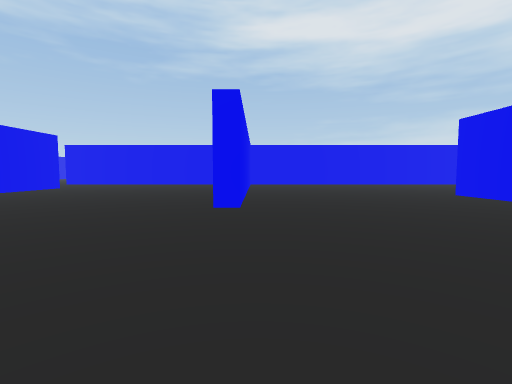
[1] (above)

24 first-person views from a walk through a Unity game level. The camera is 1.2 m above the floor, tilts 4° down and sees 85° across. The floor is counted in squares, 2 m on a side. Each view is taken from the middle of a square. On the plan, view 1 faces up. The plan holds only what a view shows up to about 9 squares ahead; the rest is blank. The place goes on beyond the plan.

[2]
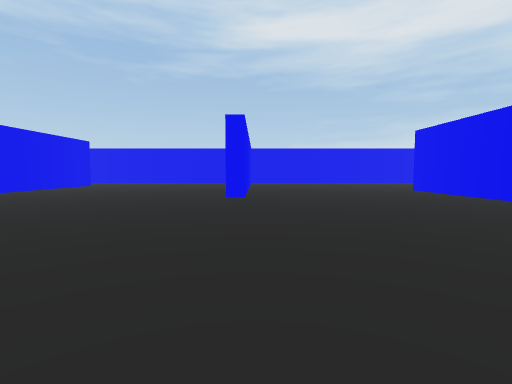

[3]
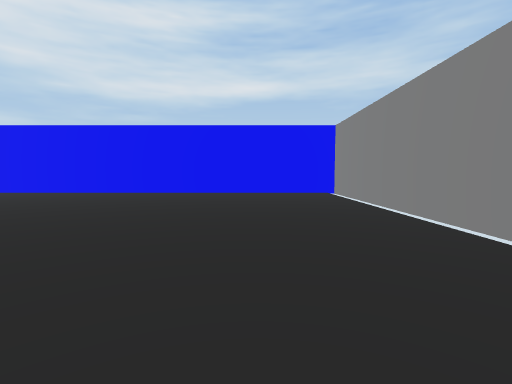

[4]
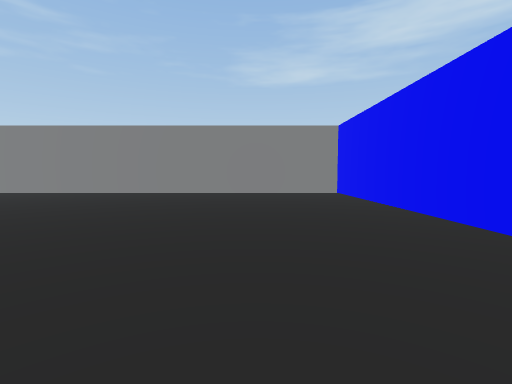

[5]
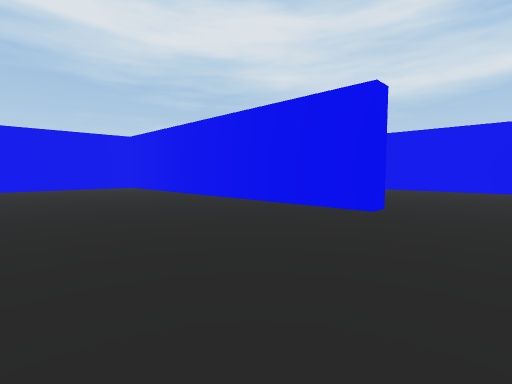

[6]
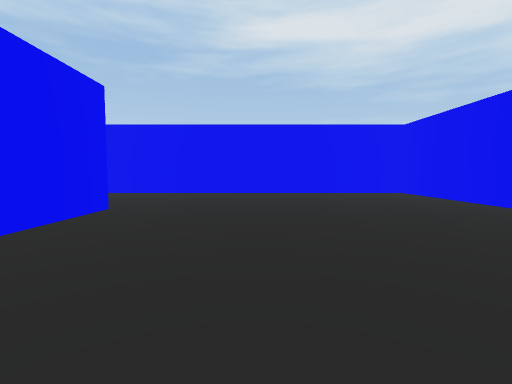

[7]
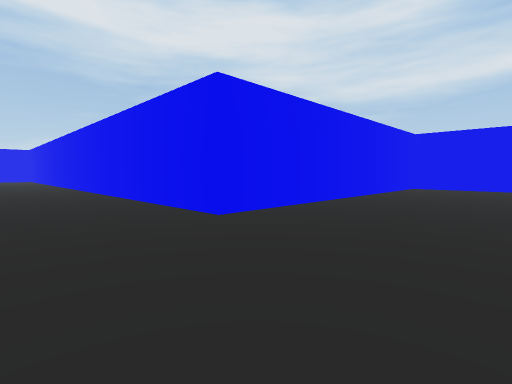

[8]
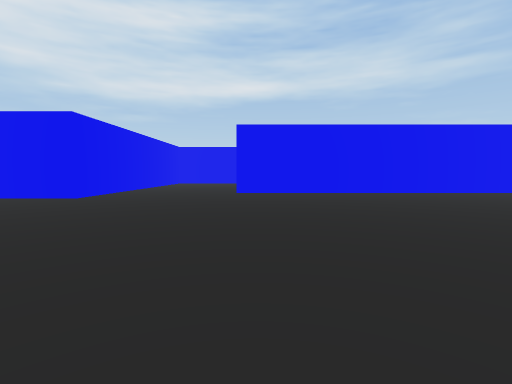

[9]
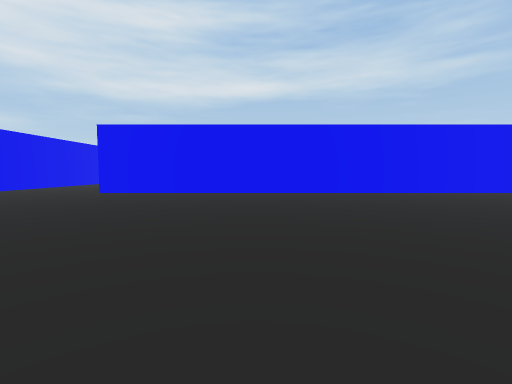

[10]
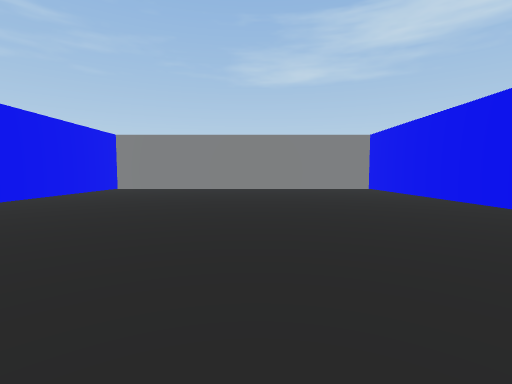

[11]
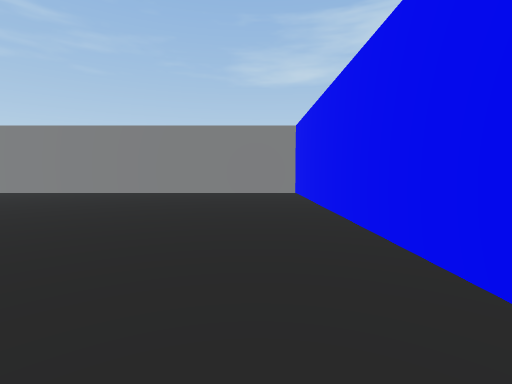

[12]
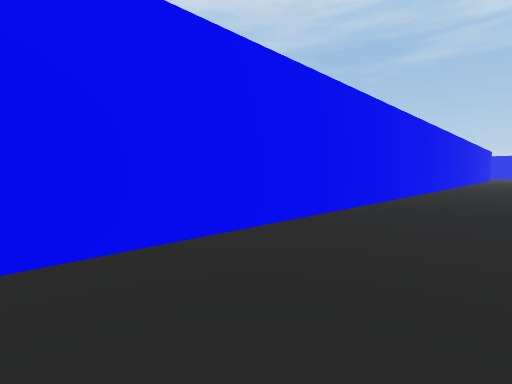

[13]
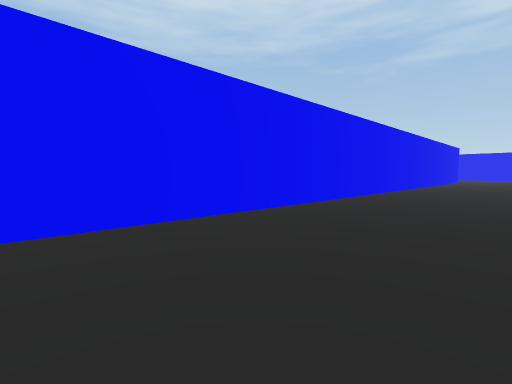

[14]
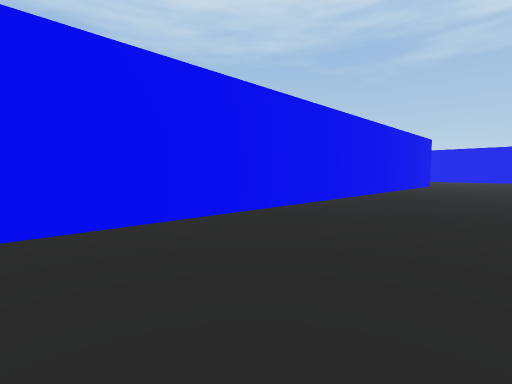

[15]
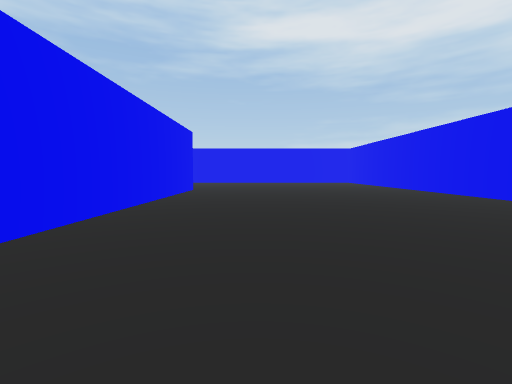

[16]
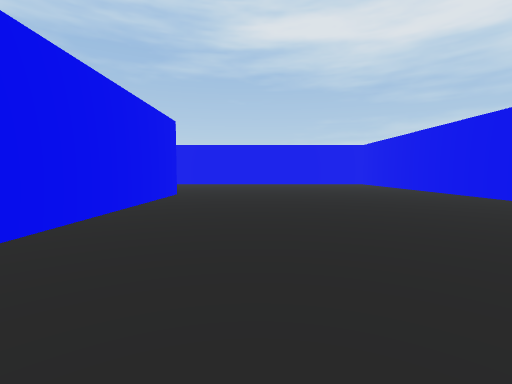

[17]
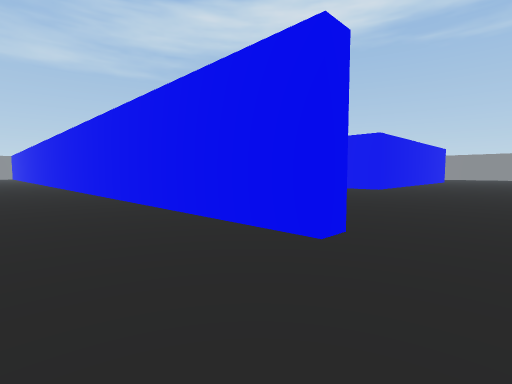

[18]
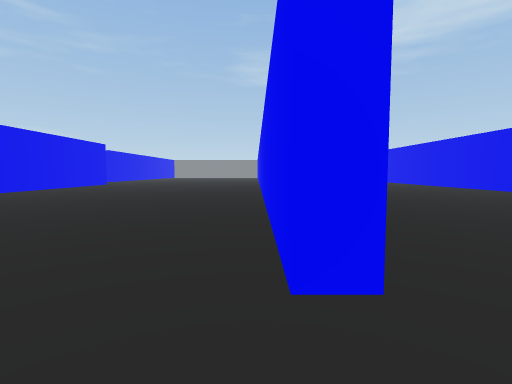

[19]
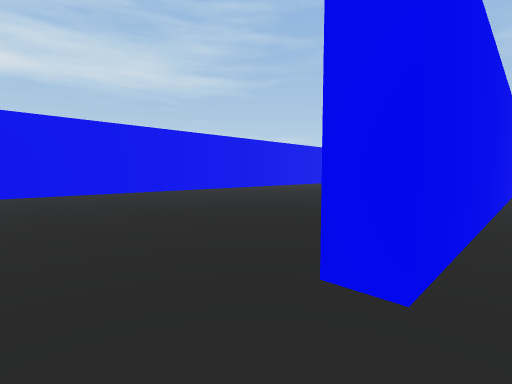

[20]
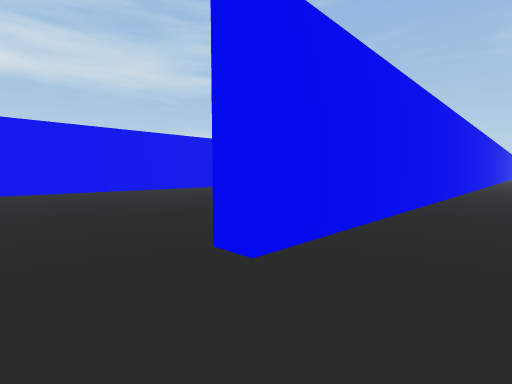

[21]
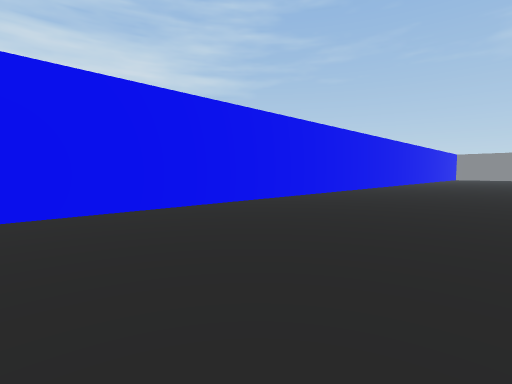

[22]
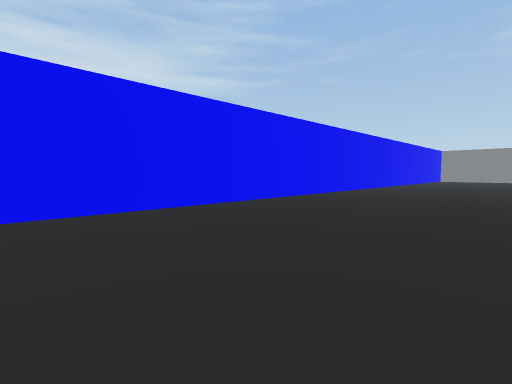

[23]
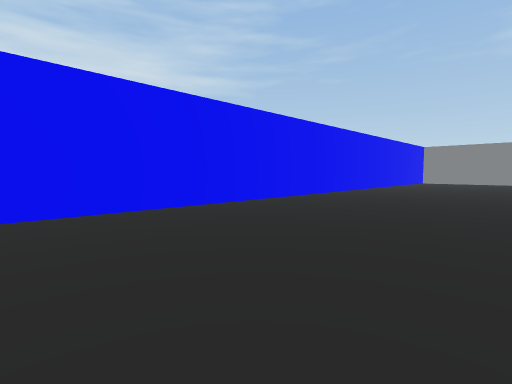

[24]
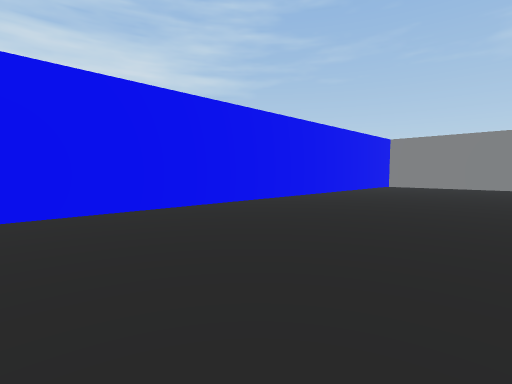

### Floor plan
Points are (right, up) in squares from view 1. A wall is a line through its corners. A room is listed if a view was taken in it or the views show most of it. See-through windows are left out.
Room 1 (views 1, 2, 3, 4, 5, 6, 7, 8, 9, 10, 11, 12, 13, 14, 15, 16, 17, 18)
walls: (-0.3, 8.8) (-0.3, 4.7) (-0.7, 4.7) (-0.7, 14.1) (-9.6, 14.1) (-9.6, 21.4); (-7.4, 10.6) (-7.4, 6); (-7.4, 2.4) (-7.4, -3.3) (5.3, -3.3) (5.3, 7.4); (-7.9, -2) (-7.9, 10.6); (-9.6, 22.9) (-9.6, 28.1); (-17.6, 26.7) (-17.2, 26.7) (-17.2, -3.3) (-8.4, -3.3)
ways out: opening at (-17, 27.5) to room 2
Room 2 (views 19, 20, 21, 22, 23, 24)
walls: (-24.9, 19.4) (-24.9, 18.9); (-17.6, 0.5) (-17.6, 26.7)
ways out: opening at (-17, 27.5) to room 1

Where each view was taken, in squares from view 1:
view 1: 0 up, 0 right, facing up
view 2: 2 down, 0 right, facing up
view 3: 1 down, 3 left, facing right
view 4: 5 up, 5 left, facing down
view 5: 3 up, 5 left, facing up-right
view 6: 6 up, 5 left, facing up
view 7: 11 up, 12 left, facing up-right
view 8: 10 up, 16 left, facing right
view 9: 6 up, 16 left, facing right
view 10: 7 up, 13 left, facing down
view 11: 5 up, 16 left, facing down
view 12: 2 up, 15 left, facing up-left
view 13: 7 up, 14 left, facing up-left
view 14: 13 up, 14 left, facing up-left
view 15: 17 up, 15 left, facing up
view 16: 19 up, 15 left, facing up
view 17: 28 up, 15 left, facing down-left
view 18: 28 up, 17 left, facing down
view 19: 28 up, 18 left, facing down-right
view 20: 28 up, 19 left, facing down-right
view 21: 23 up, 22 left, facing down-right
view 22: 18 up, 22 left, facing down-right
view 23: 14 up, 22 left, facing down-right
view 24: 9 up, 22 left, facing down-right
